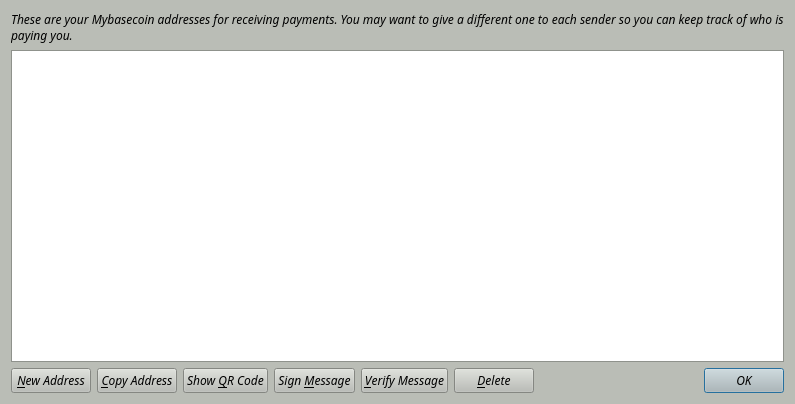
<?xml version="1.0" encoding="UTF-8"?>
<ui version="4.0">
 <class>AddressBookPage</class>
 <widget class="QWidget" name="AddressBookPage">
  <property name="geometry">
   <rect>
    <x>0</x>
    <y>0</y>
    <width>795</width>
    <height>404</height>
   </rect>
  </property>
  <property name="palette">
   <palette>
    <active>
     <colorrole role="WindowText">
      <brush brushstyle="SolidPattern">
       <color alpha="255">
        <red>0</red>
        <green>0</green>
        <blue>0</blue>
       </color>
      </brush>
     </colorrole>
     <colorrole role="Button">
      <brush brushstyle="SolidPattern">
       <color alpha="255">
        <red>186</red>
        <green>189</green>
        <blue>182</blue>
       </color>
      </brush>
     </colorrole>
     <colorrole role="Light">
      <brush brushstyle="SolidPattern">
       <color alpha="255">
        <red>255</red>
        <green>255</green>
        <blue>255</blue>
       </color>
      </brush>
     </colorrole>
     <colorrole role="Midlight">
      <brush brushstyle="SolidPattern">
       <color alpha="255">
        <red>220</red>
        <green>222</green>
        <blue>218</blue>
       </color>
      </brush>
     </colorrole>
     <colorrole role="Dark">
      <brush brushstyle="SolidPattern">
       <color alpha="255">
        <red>93</red>
        <green>94</green>
        <blue>91</blue>
       </color>
      </brush>
     </colorrole>
     <colorrole role="Mid">
      <brush brushstyle="SolidPattern">
       <color alpha="255">
        <red>124</red>
        <green>126</green>
        <blue>121</blue>
       </color>
      </brush>
     </colorrole>
     <colorrole role="Text">
      <brush brushstyle="SolidPattern">
       <color alpha="255">
        <red>0</red>
        <green>0</green>
        <blue>0</blue>
       </color>
      </brush>
     </colorrole>
     <colorrole role="BrightText">
      <brush brushstyle="SolidPattern">
       <color alpha="255">
        <red>255</red>
        <green>255</green>
        <blue>255</blue>
       </color>
      </brush>
     </colorrole>
     <colorrole role="ButtonText">
      <brush brushstyle="SolidPattern">
       <color alpha="255">
        <red>0</red>
        <green>0</green>
        <blue>0</blue>
       </color>
      </brush>
     </colorrole>
     <colorrole role="Base">
      <brush brushstyle="SolidPattern">
       <color alpha="255">
        <red>255</red>
        <green>255</green>
        <blue>255</blue>
       </color>
      </brush>
     </colorrole>
     <colorrole role="Window">
      <brush brushstyle="SolidPattern">
       <color alpha="255">
        <red>186</red>
        <green>189</green>
        <blue>182</blue>
       </color>
      </brush>
     </colorrole>
     <colorrole role="Shadow">
      <brush brushstyle="SolidPattern">
       <color alpha="255">
        <red>0</red>
        <green>0</green>
        <blue>0</blue>
       </color>
      </brush>
     </colorrole>
     <colorrole role="AlternateBase">
      <brush brushstyle="SolidPattern">
       <color alpha="255">
        <red>220</red>
        <green>222</green>
        <blue>218</blue>
       </color>
      </brush>
     </colorrole>
     <colorrole role="ToolTipBase">
      <brush brushstyle="SolidPattern">
       <color alpha="255">
        <red>255</red>
        <green>255</green>
        <blue>220</blue>
       </color>
      </brush>
     </colorrole>
     <colorrole role="ToolTipText">
      <brush brushstyle="SolidPattern">
       <color alpha="255">
        <red>0</red>
        <green>0</green>
        <blue>0</blue>
       </color>
      </brush>
     </colorrole>
    </active>
    <inactive>
     <colorrole role="WindowText">
      <brush brushstyle="SolidPattern">
       <color alpha="255">
        <red>0</red>
        <green>0</green>
        <blue>0</blue>
       </color>
      </brush>
     </colorrole>
     <colorrole role="Button">
      <brush brushstyle="SolidPattern">
       <color alpha="255">
        <red>186</red>
        <green>189</green>
        <blue>182</blue>
       </color>
      </brush>
     </colorrole>
     <colorrole role="Light">
      <brush brushstyle="SolidPattern">
       <color alpha="255">
        <red>255</red>
        <green>255</green>
        <blue>255</blue>
       </color>
      </brush>
     </colorrole>
     <colorrole role="Midlight">
      <brush brushstyle="SolidPattern">
       <color alpha="255">
        <red>220</red>
        <green>222</green>
        <blue>218</blue>
       </color>
      </brush>
     </colorrole>
     <colorrole role="Dark">
      <brush brushstyle="SolidPattern">
       <color alpha="255">
        <red>93</red>
        <green>94</green>
        <blue>91</blue>
       </color>
      </brush>
     </colorrole>
     <colorrole role="Mid">
      <brush brushstyle="SolidPattern">
       <color alpha="255">
        <red>124</red>
        <green>126</green>
        <blue>121</blue>
       </color>
      </brush>
     </colorrole>
     <colorrole role="Text">
      <brush brushstyle="SolidPattern">
       <color alpha="255">
        <red>0</red>
        <green>0</green>
        <blue>0</blue>
       </color>
      </brush>
     </colorrole>
     <colorrole role="BrightText">
      <brush brushstyle="SolidPattern">
       <color alpha="255">
        <red>255</red>
        <green>255</green>
        <blue>255</blue>
       </color>
      </brush>
     </colorrole>
     <colorrole role="ButtonText">
      <brush brushstyle="SolidPattern">
       <color alpha="255">
        <red>0</red>
        <green>0</green>
        <blue>0</blue>
       </color>
      </brush>
     </colorrole>
     <colorrole role="Base">
      <brush brushstyle="SolidPattern">
       <color alpha="255">
        <red>255</red>
        <green>255</green>
        <blue>255</blue>
       </color>
      </brush>
     </colorrole>
     <colorrole role="Window">
      <brush brushstyle="SolidPattern">
       <color alpha="255">
        <red>186</red>
        <green>189</green>
        <blue>182</blue>
       </color>
      </brush>
     </colorrole>
     <colorrole role="Shadow">
      <brush brushstyle="SolidPattern">
       <color alpha="255">
        <red>0</red>
        <green>0</green>
        <blue>0</blue>
       </color>
      </brush>
     </colorrole>
     <colorrole role="AlternateBase">
      <brush brushstyle="SolidPattern">
       <color alpha="255">
        <red>220</red>
        <green>222</green>
        <blue>218</blue>
       </color>
      </brush>
     </colorrole>
     <colorrole role="ToolTipBase">
      <brush brushstyle="SolidPattern">
       <color alpha="255">
        <red>255</red>
        <green>255</green>
        <blue>220</blue>
       </color>
      </brush>
     </colorrole>
     <colorrole role="ToolTipText">
      <brush brushstyle="SolidPattern">
       <color alpha="255">
        <red>0</red>
        <green>0</green>
        <blue>0</blue>
       </color>
      </brush>
     </colorrole>
    </inactive>
    <disabled>
     <colorrole role="WindowText">
      <brush brushstyle="SolidPattern">
       <color alpha="255">
        <red>93</red>
        <green>94</green>
        <blue>91</blue>
       </color>
      </brush>
     </colorrole>
     <colorrole role="Button">
      <brush brushstyle="SolidPattern">
       <color alpha="255">
        <red>186</red>
        <green>189</green>
        <blue>182</blue>
       </color>
      </brush>
     </colorrole>
     <colorrole role="Light">
      <brush brushstyle="SolidPattern">
       <color alpha="255">
        <red>255</red>
        <green>255</green>
        <blue>255</blue>
       </color>
      </brush>
     </colorrole>
     <colorrole role="Midlight">
      <brush brushstyle="SolidPattern">
       <color alpha="255">
        <red>220</red>
        <green>222</green>
        <blue>218</blue>
       </color>
      </brush>
     </colorrole>
     <colorrole role="Dark">
      <brush brushstyle="SolidPattern">
       <color alpha="255">
        <red>93</red>
        <green>94</green>
        <blue>91</blue>
       </color>
      </brush>
     </colorrole>
     <colorrole role="Mid">
      <brush brushstyle="SolidPattern">
       <color alpha="255">
        <red>124</red>
        <green>126</green>
        <blue>121</blue>
       </color>
      </brush>
     </colorrole>
     <colorrole role="Text">
      <brush brushstyle="SolidPattern">
       <color alpha="255">
        <red>93</red>
        <green>94</green>
        <blue>91</blue>
       </color>
      </brush>
     </colorrole>
     <colorrole role="BrightText">
      <brush brushstyle="SolidPattern">
       <color alpha="255">
        <red>255</red>
        <green>255</green>
        <blue>255</blue>
       </color>
      </brush>
     </colorrole>
     <colorrole role="ButtonText">
      <brush brushstyle="SolidPattern">
       <color alpha="255">
        <red>93</red>
        <green>94</green>
        <blue>91</blue>
       </color>
      </brush>
     </colorrole>
     <colorrole role="Base">
      <brush brushstyle="SolidPattern">
       <color alpha="255">
        <red>186</red>
        <green>189</green>
        <blue>182</blue>
       </color>
      </brush>
     </colorrole>
     <colorrole role="Window">
      <brush brushstyle="SolidPattern">
       <color alpha="255">
        <red>186</red>
        <green>189</green>
        <blue>182</blue>
       </color>
      </brush>
     </colorrole>
     <colorrole role="Shadow">
      <brush brushstyle="SolidPattern">
       <color alpha="255">
        <red>0</red>
        <green>0</green>
        <blue>0</blue>
       </color>
      </brush>
     </colorrole>
     <colorrole role="AlternateBase">
      <brush brushstyle="SolidPattern">
       <color alpha="255">
        <red>186</red>
        <green>189</green>
        <blue>182</blue>
       </color>
      </brush>
     </colorrole>
     <colorrole role="ToolTipBase">
      <brush brushstyle="SolidPattern">
       <color alpha="255">
        <red>255</red>
        <green>255</green>
        <blue>220</blue>
       </color>
      </brush>
     </colorrole>
     <colorrole role="ToolTipText">
      <brush brushstyle="SolidPattern">
       <color alpha="255">
        <red>0</red>
        <green>0</green>
        <blue>0</blue>
       </color>
      </brush>
     </colorrole>
    </disabled>
   </palette>
  </property>
  <property name="font">
   <font>
    <family>Sawasdee</family>
    <italic>true</italic>
   </font>
  </property>
  <property name="windowTitle">
   <string>Address Book</string>
  </property>
  <layout class="QVBoxLayout" name="verticalLayout">
   <item>
    <widget class="QLabel" name="labelExplanation">
     <property name="text">
      <string>These are your Mybasecoin addresses for receiving payments. You may want to give a different one to each sender so you can keep track of who is paying you.</string>
     </property>
     <property name="textFormat">
      <enum>Qt::PlainText</enum>
     </property>
     <property name="wordWrap">
      <bool>true</bool>
     </property>
    </widget>
   </item>
   <item>
    <widget class="QTableView" name="tableView">
     <property name="contextMenuPolicy">
      <enum>Qt::CustomContextMenu</enum>
     </property>
     <property name="toolTip">
      <string>Double-click to edit address or label</string>
     </property>
     <property name="tabKeyNavigation">
      <bool>false</bool>
     </property>
     <property name="selectionMode">
      <enum>QAbstractItemView::SingleSelection</enum>
     </property>
     <property name="selectionBehavior">
      <enum>QAbstractItemView::SelectRows</enum>
     </property>
     <property name="sortingEnabled">
      <bool>true</bool>
     </property>
     <attribute name="verticalHeaderVisible">
      <bool>false</bool>
     </attribute>
    </widget>
   </item>
   <item>
    <layout class="QHBoxLayout" name="horizontalLayout">
     <item>
      <widget class="QPushButton" name="newAddressButton">
       <property name="toolTip">
        <string>Create a new address</string>
       </property>
       <property name="text">
        <string>&amp;New Address</string>
       </property>
      </widget>
     </item>
     <item>
      <widget class="QPushButton" name="copyToClipboard">
       <property name="toolTip">
        <string>Copy the currently selected address to the system clipboard</string>
       </property>
       <property name="text">
        <string>&amp;Copy Address</string>
       </property>
      </widget>
     </item>
     <item>
      <widget class="QPushButton" name="showQRCode">
       <property name="text">
        <string>Show &amp;QR Code</string>
       </property>
      </widget>
     </item>
     <item>
      <widget class="QPushButton" name="signMessage">
       <property name="toolTip">
        <string>Sign a message to prove you own a Mybasecoin address</string>
       </property>
       <property name="text">
        <string>Sign &amp;Message</string>
       </property>
      </widget>
     </item>
     <item>
      <widget class="QPushButton" name="verifyMessage">
       <property name="toolTip">
        <string>Verify a message to ensure it was signed with a specified Mybasecoin address</string>
       </property>
       <property name="text">
        <string>&amp;Verify Message</string>
       </property>
      </widget>
     </item>
     <item>
      <widget class="QPushButton" name="deleteButton">
       <property name="toolTip">
        <string>Delete the currently selected address from the list</string>
       </property>
       <property name="text">
        <string>&amp;Delete</string>
       </property>
      </widget>
     </item>
     <item>
      <spacer name="horizontalSpacer">
       <property name="orientation">
        <enum>Qt::Horizontal</enum>
       </property>
       <property name="sizeHint" stdset="0">
        <size>
         <width>40</width>
         <height>20</height>
        </size>
       </property>
      </spacer>
     </item>
     <item>
      <widget class="QDialogButtonBox" name="buttonBox">
       <property name="sizePolicy">
        <sizepolicy hsizetype="Maximum" vsizetype="Fixed">
         <horstretch>0</horstretch>
         <verstretch>0</verstretch>
        </sizepolicy>
       </property>
       <property name="standardButtons">
        <set>QDialogButtonBox::Ok</set>
       </property>
      </widget>
     </item>
    </layout>
   </item>
  </layout>
 </widget>
 <resources/>
 <connections/>
</ui>
